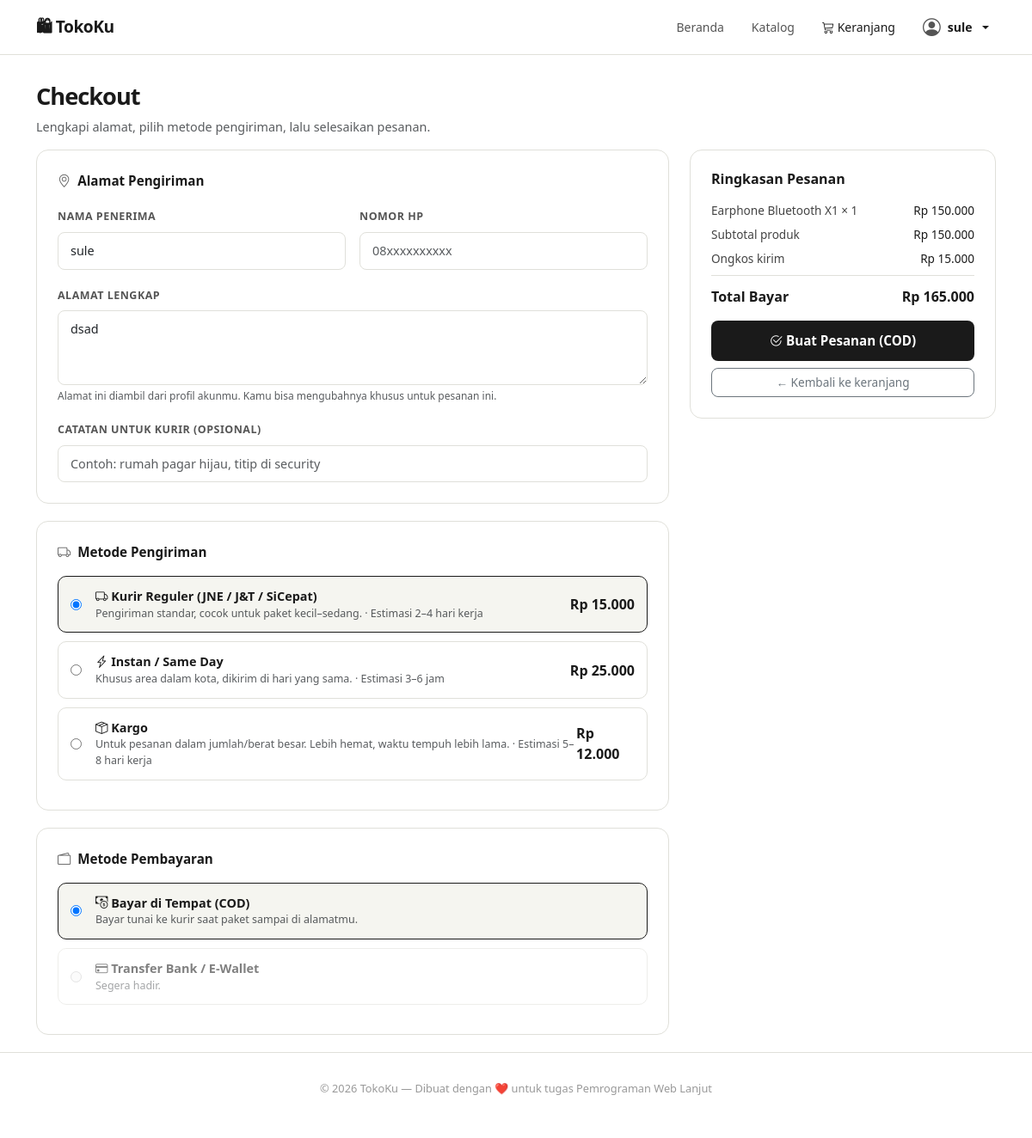
Page /checkout.php?beli=1 (signed in) on the committed database.
### tables this page shows
CREATE TABLE `user` (
  `id_user` int(11) NOT NULL,
  `nama` varchar(25) NOT NULL,
  `alamat` varchar(50) NOT NULL,
  `username` varchar(25) NOT NULL,
  `password` varchar(255) NOT NULL
);

CREATE TABLE `products` (
  `id` int(11) NOT NULL,
  `category_id` int(11) DEFAULT NULL,
  `nama` varchar(150) NOT NULL,
  `harga` decimal(10,2) NOT NULL,
  `stok` int(11) DEFAULT 0,
  `gambar` varchar(255) DEFAULT NULL,
  `deskripsi` text DEFAULT NULL,
  `created_at` datetime DEFAULT current_timestamp()
);

### includes/order_functions.php (called while the page is built, shortened)
<?php
function getShippingMethods($totalQty = 1) {
    $isBulky = $totalQty >= 5;
    return [
        'reguler' => [
            'label'      => 'Kurir Reguler (JNE / J&T / SiCepat)',
            'deskripsi'  => 'Pengiriman standar, cocok untuk paket kecil–sedang.',
            'estimasi'   => '2–4 hari kerja',
            'biaya'      => 15000,
            'icon'       => 'bi-truck',
        ],
        'instan' => [
            'label'      => 'Instan / Same Day',
            'deskripsi'  => 'Khusus area dalam kota, dikirim di hari yang sama.',
            'estimasi'   => '3–6 jam',
            'biaya'      => 25000,
            'icon'       => 'bi-lightning-charge',
        ],
        'kargo' => [
            'label'      => 'Kargo' . ($isBulky ? ' (disarankan)' : ''),
            'deskripsi'  => 'Untuk pesanan dalam jumlah/berat besar. Lebih hemat, waktu tempuh lebih lama.',
            'estimasi'   => '5–8 hari kerja',
            'biaya'      => $isBulky ? 10000 : 12000,
            'icon'       => 'bi-box-seam',
        ],
    ];
}

### includes/cart.php (called while the page is built, shortened)
<?php
function cartKey() {
    $uid = $_SESSION['user_id'] ?? 'guest';
    return 'cart_' . $uid;
}
function cartRaw() {
    $key = cartKey();
    return $_SESSION[$key];
}
function cartTotal(array $items) {
    $total = 0;
    foreach ($items as $it) $total += $it['subtotal'];
    return $total;
}

### includes/functions.php (called while the page is built, shortened)
<?php
function formatRupiah($angka) {
    return 'Rp ' . number_format($angka, 0, ',', '.');
}

### checkout.php (the view, shortened to what this page needs)
<?php
require_once 'includes/db.php';
require_once 'includes/functions.php';
require_once 'includes/cart.php';
require_once 'includes/order_functions.php';
$stmtUser = $pdo->prepare("SELECT * FROM user WHERE id_user = ?");
$stmtUser->execute([$_SESSION['user_id']]);
$currentUser = $stmtUser->fetch();
if (isset($_GET['beli'])) {
    $pid = (int)$_GET['beli'];
    $qty = max(1, (int)($_GET['qty'] ?? 1));
    $stmt = $pdo->prepare("SELECT * FROM products WHERE id = ?");
    $stmt->execute([$pid]);
    $produk = $stmt->fetch();
    if ($produk && (int)$produk['stok'] > 0) {
        $qty = min($qty, (int)$produk['stok']);
        $items = [[
            'id'       => (int)$produk['id'],
            'nama'     => $produk['nama'],
            'harga'    => (float)$produk['harga'],
            'gambar'   => $produk['gambar'],
            'stok'     => (int)$produk['stok'],
            'qty'      => $qty,
            'subtotal' => $qty * (float)$produk['harga'],
        ]];
    } else {
        $items = [];
    }
} else {
    $checkoutIds = $_SESSION['checkout_ids'] ?? null;
    $items = cartGetItems($pdo, $checkoutIds);
}
$subtotal = cartTotal($items);
$totalQty = array_sum(array_column($items, 'qty'));
$shippingMethods = getShippingMethods($totalQty);
$defaultShipping = array_key_first($shippingMethods);
?>
<!DOCTYPE html>
<html lang="id">
<head>
    <link href="https://cdn.jsdelivr.net/npm/bootstrap@5.3.0/dist/css/bootstrap.min.css" rel="stylesheet">
    <link href="https://cdn.jsdelivr.net/npm/bootstrap-icons@1.11.0/font/bootstrap-icons.css" rel="stylesheet">
</head>
<body>
<?php $base = ''; $activeNav = 'keranjang'; include 'includes/navbar.php'; ?>
<div class="container">
    <div class="page-header">
        <h1>Checkout</h1>
        <p class="text-muted mb-0" style="font-size:.9rem">Lengkapi alamat, pilih metode pengiriman, lalu selesaikan pesanan.</p>
    </div>
    <form method="POST">
        <div class="row g-4">
            <div class="col-lg-8">
                <div class="section-card">
                    <div class="section-title"><i class="bi bi-geo-alt"></i> Alamat Pengiriman</div>
                    <div class="row g-3">
                        <div class="col-md-6">
                            <label class="form-label">Nama Penerima</label>
                            <input type="text" name="nama_penerima" class="form-control"
                                   value="<?= htmlspecialchars($_POST['nama_penerima'] ?? $currentUser['nama']) ?>" required>
                        </div>
                        <div class="col-md-6">
                            <label class="form-label">Nomor HP</label>
                            <input type="text" name="no_hp" class="form-control" placeholder="08xxxxxxxxxx"
                                   value="<?= htmlspecialchars($_POST['no_hp'] ?? '') ?>" required>
                        </div>
                        <div class="col-12">
                            <label class="form-label">Alamat Lengkap</label>
                            <textarea name="alamat" class="form-control" rows="3" placeholder="Nama jalan, no rumah, RT/RW, kelurahan, kecamatan, kota, kode pos" required><?= htmlspecialchars($_POST['alamat'] ?? $currentUser['alamat']) ?></textarea>
                            <div class="form-text" style="font-size:.75rem">Alamat ini diambil dari profil akunmu. Kamu bisa mengubahnya khusus untuk pesanan ini.</div>
                        </div>
                        <div class="col-12">
                            <label class="form-label">Catatan untuk kurir (opsional)</label>
                            <input type="text" name="catatan" class="form-control" placeholder="Contoh: rumah pagar hijau, titip di security"
                                   value="<?= htmlspecialchars($_POST['catatan'] ?? '') ?>">
                        </div>
                    </div>
                </div>
                <div class="section-card">
                    <div class="section-title"><i class="bi bi-truck"></i> Metode Pengiriman</div>
                    <?php foreach ($shippingMethods as $key => $m): ?>
                        <label class="ship-option d-flex justify-content-between align-items-center">
                            <div class="d-flex align-items-center gap-3">
                                <input type="radio" name="metode_pengiriman" value="<?= $key ?>"
                                       <?= (($_POST['metode_pengiriman'] ?? $defaultShipping) === $key) ? 'checked' : '' ?> required>
                                <div>
                                    <div class="fw-semibold" style="font-size:.9rem"><i class="bi <?= $m['icon'] ?>"></i> <?= htmlspecialchars($m['label']) ?></div>
                                    <div class="text-muted" style="font-size:.78rem"><?= htmlspecialchars($m['deskripsi']) ?> · Estimasi <?= htmlspecialchars($m['estimasi']) ?></div>
                                </div>
                            </div>
                            <div class="biaya"><?= formatRupiah($m['biaya']) ?></div>
                        </label>
                    <?php endforeach; ?>
                </div>
                <div class="section-card">
                    <div class="section-title"><i class="bi bi-wallet2"></i> Metode Pembayaran</div>
                    <label class="pay-option active d-flex justify-content-between align-items-center">
                        <div class="d-flex align-items-center gap-3">
                            <input type="radio" name="metode_pembayaran" value="COD" checked required>
                            <div>
                                <div class="fw-semibold" style="font-size:.9rem"><i class="bi bi-cash-coin"></i> Bayar di Tempat (COD)</div>
                                <div class="text-muted" style="font-size:.78rem">Bayar tunai ke kurir saat paket sampai di alamatmu.</div>
                            </div>
                        </div>
                    </label>
                    <div class="pay-option disabled d-flex justify-content-between align-items-center">
                        <div class="d-flex align-items-center gap-3">
                            <input type="radio" disabled>
                            <div>
                                <div class="fw-semibold" style="font-size:.9rem"><i class="bi bi-credit-card"></i> Transfer Bank / E-Wallet</div>
                                <div class="text-muted" style="font-size:.78rem">Segera hadir.</div>
                            </div>
                        </div>
                    </div>
                </div>
            </div>
            <div class="col-lg-4">
                <div class="summary-card">
                    <h5 class="fw-bold mb-3" style="font-size:1rem">Ringkasan Pesanan</h5>
                    <?php foreach ($items as $it): ?>
                        <div class="item-row">
                            <span class="nama"><?= htmlspecialchars($it['nama']) ?> × <?= $it['qty'] ?></span>
                            <span><?= formatRupiah($it['subtotal']) ?></span>
                        </div>
                    <?php endforeach; ?>
                    <div class="item-row">
                        <span class="nama">Subtotal produk</span>
                        <span><?= formatRupiah($subtotal) ?></span>
                    </div>
                    <div class="item-row">
                        <span class="nama">Ongkos kirim</span>
                        <span id="ongkirDisplay"><?= formatRupiah($shippingMethods[$_POST['metode_pengiriman'] ?? $defaultShipping]['biaya']) ?></span>
                    </div>
                    <div class="total-row">
                        <span>Total Bayar</span>
                        <span id="totalDisplay"><?= formatRupiah($subtotal + $shippingMethods[$_POST['metode_pengiriman'] ?? $defaultShipping]['biaya']) ?></span>
                    </div>
                    <button type="submit" class="btn btn-dark-custom w-100 mt-3">
                        <i class="bi bi-check2-circle"></i> Buat Pesanan (COD)
                    </button>
                    <a href="keranjang.php" class="btn btn-outline-secondary w-100 mt-2" style="border-radius:8px;font-size:.85rem">← Kembali ke keranjang</a>
                </div>
            </div>
        </div>
    </form>
</div>
<?php include 'footer.php'; ?>
</body>
</html>

### checkout.php (style rules this page uses)
:root { --primary: #1a1a1a; --accent: #e8ff00; --soft: #f5f5f0; --border: #e0e0da; }
body { font-family: 'Segoe UI', sans-serif; background: #fff; color: var(--primary); }
.page-header { padding: 2rem 0 1rem; }
.page-header h1 { font-size: 1.7rem; font-weight: 800; letter-spacing: -1px; }
.section-card { border: 1px solid var(--border); border-radius: 14px; padding: 1.5rem; margin-bottom: 1.25rem; }
.section-title { font-size: .95rem; font-weight: 700; margin-bottom: 1rem; display:flex; align-items:center; gap:8px; }
.section-title i { color: #666; }
.form-label { font-size: .78rem; font-weight: 600; color: #555; text-transform: uppercase; letter-spacing: .5px; }
.form-control, .form-select { border: 1px solid var(--border); border-radius: 8px; font-size: .9rem; padding: 10px 14px; }
.ship-option { border: 1px solid var(--border); border-radius: 10px; padding: 12px 14px; margin-bottom: 10px; cursor: pointer; transition: border-color .15s, background .15s; }
.ship-option:has(input:checked) { border-color: var(--primary); background: var(--soft); }
.ship-option .biaya { font-weight: 700; }
.pay-option { border: 1px solid var(--border); border-radius: 10px; padding: 12px 14px; margin-bottom: 10px; }
.pay-option.active { border-color: var(--primary); background: var(--soft); }
.pay-option.disabled { opacity: .55; }
.summary-card { border: 1px solid var(--border); border-radius: 14px; padding: 1.5rem; position: sticky; top: 90px; }
.item-row { display: flex; justify-content: space-between; font-size: .85rem; margin-bottom: 8px; }
.item-row .nama { color: #444; }
.total-row { display: flex; justify-content: space-between; font-size: 1rem; font-weight: 800; padding-top: 12px; border-top: 1px solid var(--border); margin-top: 8px; }
.btn-dark-custom { background: var(--primary); color: #fff; border: none; border-radius: 8px; padding: 12px; font-size: .95rem; font-weight: 600; }

### rows in the picture
user: nama_penerima "sule", alamat "dsad"
products: nama "Earphone Bluetooth X1", qty "1", subtotal "Rp 150.000"

### other values in the picture
$namaUser "sule"
$m['label'] "Kurir Reguler (JNE / J&T / SiCepat)"
$m['deskripsi'] "Pengiriman standar, cocok untuk paket kecil–sedang."
$m['estimasi'] "2–4 hari kerja"
formatRupiah($m['biaya']) "Rp 15.000"
$m['label'] "Instan / Same Day"
$m['deskripsi'] "Khusus area dalam kota, dikirim di hari yang sama."
$m['estimasi'] "3–6 jam"
formatRupiah($m['biaya']) "Rp 25.000"
$m['label'] "Kargo"
$m['deskripsi'] "Untuk pesanan dalam jumlah/berat besar. Lebih hemat, waktu tempuh lebih lama."
$m['estimasi'] "5–8 hari kerja"
formatRupiah($m['biaya']) "Rp 12.000"
formatRupiah($subtotal) "Rp 150.000"
